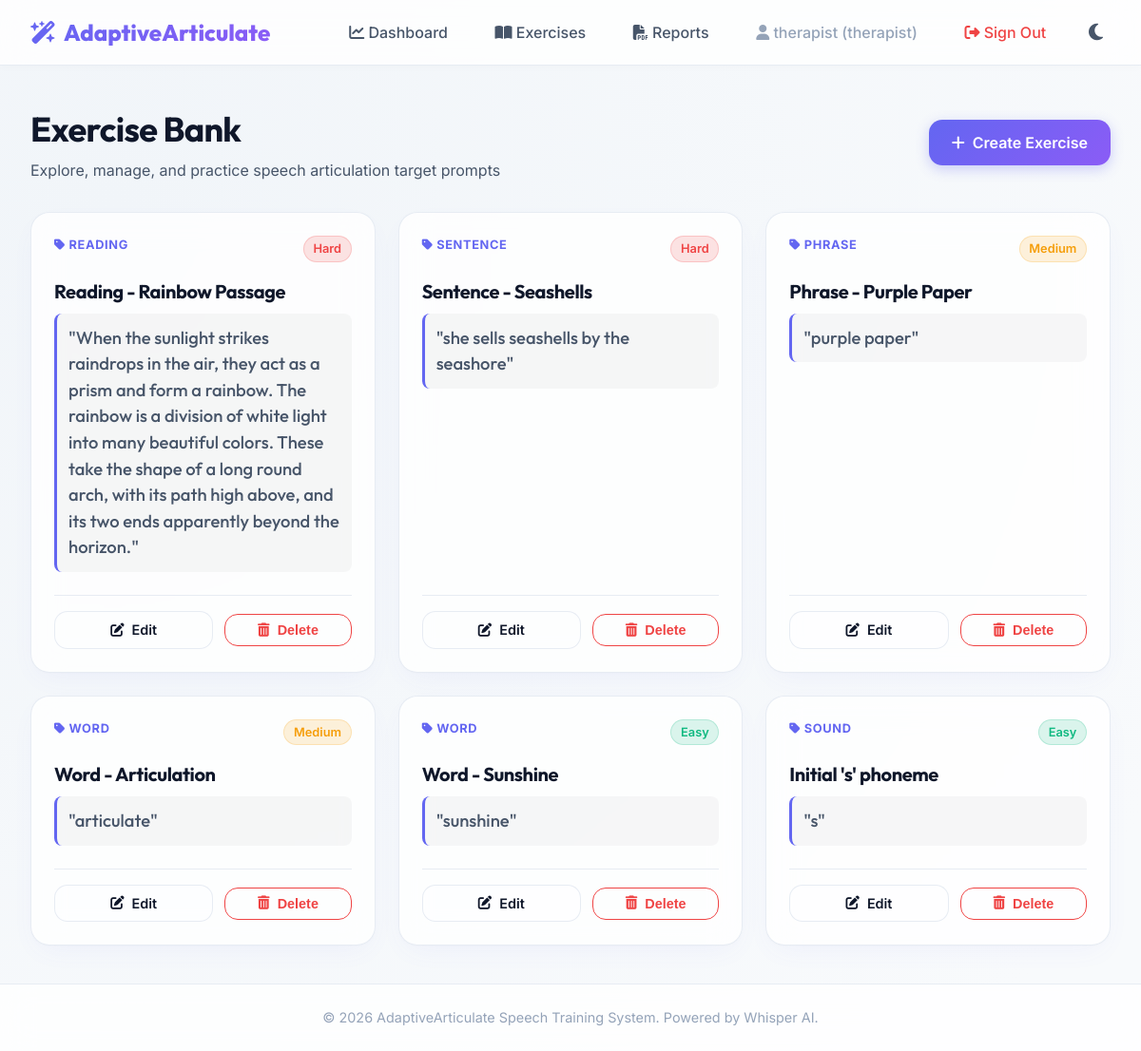
The page /exercises/ (signed in) on the database its author committed.
### app/models/user.py (models this page shows, shortened)
class User(UserMixin, db.Model):  # type: ignore[name-defined]
    __tablename__ = "users"
    id = db.Column(db.Integer, primary_key=True)
    email = db.Column(db.String(120), unique=True, nullable=False, index=True)
    password_hash = db.Column(db.String(255), nullable=False)
    role = db.Column(
        db.String(20), nullable=False, default="student"
    )  # student, therapist, supervisor, admin
    is_verified = db.Column(db.Boolean, default=False, nullable=False)
    is_active = db.Column(db.Boolean, default=True, nullable=False)
    created_at = db.Column(db.DateTime, default=datetime.utcnow, nullable=False)
    last_login = db.Column(db.DateTime, nullable=True)

### app/models/exercise.py (models this page shows, shortened)
class Exercise(db.Model):  # type: ignore[name-defined]
    __tablename__ = "exercises"
    id = db.Column(db.Integer, primary_key=True)
    title = db.Column(db.String(100), nullable=False)
    type = db.Column(
        db.String(50), nullable=False, index=True
    )  # sound, word, phrase, sentence, reading
    difficulty = db.Column(db.String(20), nullable=False)  # easy, medium, hard
    prompt_text = db.Column(db.Text, nullable=False)
    reference_audio_path = db.Column(db.String(255), nullable=True)
    created_at = db.Column(db.DateTime, default=datetime.utcnow)
    attempts = db.relationship("ExerciseAttempt", backref="exercise", cascade="all, delete-orphan")
    recommendations = db.relationship(
        "Recommendation", backref="exercise", cascade="all, delete-orphan"
    )

### app/exercises/routes.py (the view)
@exercises_bp.route("/")
@login_required
def index() -> Any:
    exercises = exercise_service.get_all_exercises()
    return render_template("exercises/list.html", exercises=exercises)

### app/services/exercise_service.py (called while the page is built)
    def get_all_exercises(self) -> List[Exercise]:
        return Exercise.query.order_by(Exercise.created_at.desc()).all()  # type: ignore[no-any-return]

### app/services/user_service.py (called while the page is built)
    def get_user_by_id(self, user_id: int) -> Optional[User]:
        return db.session.get(User, user_id)

### app/templates/exercises/list.html (shortened to what this page needs)
{% extends "base.html" %}
{% block content %}
<div style="display: flex; justify-content: space-between; align-items: center; margin-bottom: 2rem;">
    <div>
        <h1 style="font-size: 2.25rem;">Exercise Bank</h1>
        <p style="color: var(--text-secondary); margin-top: 0.25rem;">Explore, manage, and practice speech articulation target prompts</p>
    </div>
    {% if current_user.role in ['therapist', 'admin'] %}
        <a href="{{ url_for('exercises.create') }}" class="btn btn-primary">
            <i class="fa-solid fa-plus"></i> Create Exercise
        </a>
    {% endif %}
</div>
<div style="display: grid; grid-template-columns: repeat(auto-fill, minmax(340px, 1fr)); gap: 1.5rem;">
    {% if exercises %}
        {% for exercise in exercises %}
            <div class="card" style="display: flex; flex-direction: column; justify-content: space-between; min-height: 240px; padding: 1.5rem;">
                <div>
                    <div style="display: flex; justify-content: space-between; align-items: flex-start; margin-bottom: 1rem;">
                        <span style="font-size: 0.8rem; font-weight: 700; text-transform: uppercase; letter-spacing: 0.05em; color: var(--primary);">
                            <i class="fa-solid fa-tag"></i> {{ exercise.type }}
                        </span>
                        {% if exercise.difficulty == 'easy' %}
                            <span style="background: rgba(16, 185, 129, 0.15); color: var(--success); font-size: 0.8rem; font-weight: 600; padding: 0.2rem 0.6rem; border-radius: 20px; border: 1px solid rgba(16, 185, 129, 0.2);">
                                Easy
                            </span>
                        {% elif exercise.difficulty == 'medium' %}
                            <span style="background: rgba(245, 158, 11, 0.15); color: var(--warning); font-size: 0.8rem; font-weight: 600; padding: 0.2rem 0.6rem; border-radius: 20px; border: 1px solid rgba(245, 158, 11, 0.2);">
                                Medium
                            </span>
                        {% else %}
                            <span style="background: rgba(239, 68, 68, 0.15); color: var(--danger); font-size: 0.8rem; font-weight: 600; padding: 0.2rem 0.6rem; border-radius: 20px; border: 1px solid rgba(239, 68, 68, 0.2);">
                                Hard
                            </span>
                        {% endif %}
                    </div>
                    <h3 style="font-size: 1.25rem; margin-bottom: 0.5rem; color: var(--text-primary);">{{ exercise.title }}</h3>
                    <p style="font-family: 'Outfit', sans-serif; font-size: 1.15rem; font-weight: 500; color: var(--text-secondary); background: rgba(0, 0, 0, 0.03); padding: 0.75rem; border-radius: var(--radius-sm); border-left: 3px solid var(--primary); margin-bottom: 1.5rem;">
                        "{{ exercise.prompt_text }}"
                    </p>
                </div>
                <div style="display: flex; gap: 0.75rem; align-items: center; border-top: 1px solid var(--border-color); padding-top: 1rem; margin-top: auto;">
                    {% if current_user.role == 'student' %}
                        <a href="#" class="btn btn-primary btn-block" style="padding: 0.5rem 1rem; font-size: 0.9rem;">
                            <i class="fa-solid fa-microphone"></i> Start Practice
                        </a>
                    {% elif current_user.role in ['therapist', 'admin'] %}
                        <a href="{{ url_for('exercises.edit', exercise_id=exercise.id) }}" class="btn btn-secondary" style="flex: 1; padding: 0.5rem 1rem; font-size: 0.9rem;">
                            <i class="fa-solid fa-pen-to-square"></i> Edit
                        </a>
                        <form action="{{ url_for('exercises.delete', exercise_id=exercise.id) }}" method="POST" style="flex: 1; margin: 0;" onsubmit="return confirm('Are you sure you want to delete this exercise?');">
                            <button type="submit" class="btn btn-danger btn-block" style="padding: 0.5rem 1rem; font-size: 0.9rem; background: transparent; border: 1px solid var(--danger); color: var(--danger);">
                                <i class="fa-solid fa-trash-can"></i> Delete
                            </button>
                        </form>
                    {% endif %}
                </div>
            </div>
        {% endfor %}
    {% endif %}
</div>
{% endblock %}

### app/templates/base.html (shortened to what this page needs)
<!DOCTYPE html>
<html lang="en">
<head>
    <link rel="stylesheet" href="{{ url_for('static', filename='css/style.css') }}">
    <link rel="stylesheet" href="https://cdn.jsdelivr.net/npm/@fortawesome/fontawesome-free@6.5.2/css/all.min.css">
</head>
<body>
    <nav class="navbar" id="navbar">
        <a href="{{ url_for('users.dashboard_gate') }}" class="nav-brand">
            <i class="fa-solid fa-wand-magic-sparkles"></i> AdaptiveArticulate
        </a>
        <ul class="nav-links">
            {% if current_user.is_authenticated %}
                <li>
                    <a href="{{ url_for('users.dashboard_gate') }}" class="nav-link">
                        <i class="fa-solid fa-chart-line"></i> Dashboard
                    </a>
                </li>
                {% if current_user.role == 'student' %}
                    <li>
                        <a href="{{ url_for('exercises.index') }}" class="nav-link">
                            <i class="fa-solid fa-microphone"></i> Practice
                        </a>
                    </li>
                {% elif current_user.role in ['therapist', 'admin'] %}
                    <li>
                        <a href="{{ url_for('exercises.index') }}" class="nav-link">
                            <i class="fa-solid fa-book-open"></i> Exercises
                        </a>
                    </li>
                {% endif %}
                <li>
                    <a href="{{ url_for('reports.download') }}" class="nav-link">
                        <i class="fa-solid fa-file-pdf"></i> Reports
                    </a>
                </li>
                <li>
                    <span class="nav-link" style="color: var(--text-muted);">
                        <i class="fa-solid fa-user"></i> {{ current_user.email.split('@')[0] }} ({{ current_user.role }})
                    </span>
                </li>
                <li>
                    <a href="{{ url_for('auth.logout') }}" class="nav-link" style="color: var(--danger);">
                        <i class="fa-solid fa-right-from-bracket"></i> Sign Out
                    </a>
                </li>
            {% endif %}
            <li>
                <button class="theme-toggle-btn" id="theme-toggle" aria-label="Toggle dark mode">
                    <i class="fa-solid fa-moon" id="theme-icon"></i>
                </button>
            </li>
        </ul>
    </nav>
    <main class="main-content">
        {% block content %}{% endblock %}
    </main>
    <footer class="footer">
        <p>&copy; 2026 AdaptiveArticulate Speech Training System. Powered by Whisper AI.</p>
    </footer>
</body>
</html>

### app/static/css/style.css (style rules this page uses)
:root { --bg-primary: #f8fafc; --bg-secondary: #f1f5f9; --bg-card: rgba(255, 255, 255, 0.8); --border-color: rgba(226, 232, 240, 0.8); --text-primary: #0f172a; --text-secondary: #475569; --text-muted: #94a3b8; --primary: #6366f1; --primary-hover: #4f46e5; --secondary: #8b5cf6; --secondary-hover: #7c3aed; --success: #10b981; --warning: #f59e0b; --danger: #ef4444; --info: #06b6d4; --card-shadow: 0 10px 30px -10px rgba(99, 102, 241, 0.08), 0 1px 3px rgba(0, 0, 0, 0.02); --btn-shadow: 0 4px 14px 0 rgba(99, 102, 241, 0.3); --radius-sm: 8px; --radius-md: 14px; --radius-lg: 20px; --backdrop-blur: 16px; --transition-speed: 0.3s; }
* { box-sizing: border-box; margin: 0; padding: 0; }
body { font-family: 'Inter', -apple-system, BlinkMacSystemFont, "Segoe UI", Roboto, sans-serif; background: radial-gradient(circle at 10% 20%, var(--bg-secondary) 0%, var(--bg-primary) 90%); color: var(--text-primary); min-height: 100vh; display: flex; flex-direction: column; overflow-x: hidden; transition: background var(--transition-speed) ease, color var(--transition-speed) ease; line-height: 1.5; }
h1, h2, h3, h4, h5, h6 { font-family: 'Outfit', sans-serif; font-weight: 700; color: var(--text-primary); letter-spacing: -0.02em; }
a { color: var(--primary); text-decoration: none; transition: color var(--transition-speed) ease; }
.navbar { background: var(--bg-card); backdrop-filter: blur(var(--backdrop-blur)); -webkit-backdrop-filter: blur(var(--backdrop-blur)); border-bottom: 1px solid var(--border-color); padding: 1rem 2rem; position: sticky; top: 0; z-index: 100; display: flex; justify-content: space-between; align-items: center; box-shadow: 0 2px 10px rgba(0, 0, 0, 0.02); }
.nav-brand { font-family: 'Outfit', sans-serif; font-size: 1.5rem; font-weight: 800; background: linear-gradient(135deg, var(--primary) 0%, var(--secondary) 100%); -webkit-background-clip: text; -webkit-text-fill-color: transparent; display: flex; align-items: center; gap: 0.5rem; }
.nav-links { display: flex; gap: 1.5rem; align-items: center; list-style: none; }
.nav-link { font-weight: 500; color: var(--text-secondary); padding: 0.5rem 0.8rem; border-radius: var(--radius-sm); transition: all var(--transition-speed) ease; }
.main-content { flex: 1; width: 100%; max-width: 1280px; margin: 0 auto; padding: 2.5rem 2rem; }
.footer { background: var(--bg-card); backdrop-filter: blur(var(--backdrop-blur)); -webkit-backdrop-filter: blur(var(--backdrop-blur)); border-top: 1px solid var(--border-color); padding: 1.5rem 2rem; text-align: center; color: var(--text-muted); font-size: 0.9rem; margin-top: auto; }
.card { background: var(--bg-card); backdrop-filter: blur(var(--backdrop-blur)); -webkit-backdrop-filter: blur(var(--backdrop-blur)); border: 1px solid var(--border-color); border-radius: var(--radius-lg); padding: 2rem; box-shadow: var(--card-shadow); transition: transform var(--transition-speed) cubic-bezier(0.16, 1, 0.3, 1), box-shadow var(--transition-speed) ease; animation: fadeInUp 0.6s cubic-bezier(0.16, 1, 0.3, 1) forwards; }
.btn { display: inline-flex; align-items: center; justify-content: center; gap: 0.5rem; padding: 0.75rem 1.5rem; border-radius: var(--radius-md); font-weight: 600; font-size: 1rem; cursor: pointer; transition: all var(--transition-speed) cubic-bezier(0.16, 1, 0.3, 1); border: none; text-align: center; }
.btn-primary { background: linear-gradient(135deg, var(--primary) 0%, var(--secondary) 100%); color: white; box-shadow: var(--btn-shadow); }
.btn-secondary { background: rgba(255, 255, 255, 0.08); color: var(--text-primary); border: 1px solid var(--border-color); }
.btn-danger { background: var(--danger); color: white; }
.btn-block { width: 100%; }
.theme-toggle-btn { background: transparent; border: none; color: var(--text-secondary); font-size: 1.25rem; cursor: pointer; padding: 0.5rem; border-radius: 50%; display: flex; align-items: center; justify-content: center; transition: background var(--transition-speed) ease, color var(--transition-speed) ease; }

### rows shown on the page
User: email "therapist", role "therapist"
Exercise: type "READING", difficulty "Hard", title "Reading - Rainbow Passage", prompt_text "When the sunlight strikes raindrops in the air, they act as a prism and form a rainbow. The rainbow is a division of white light into many beautiful colors. These take the shape of a long round arch, with its path high above, and its two ends apparently beyond the horizon."
Exercise: type "SENTENCE", difficulty "Hard", title "Sentence - Seashells", prompt_text "she sells seashells by the seashore"
Exercise: type "PHRASE", difficulty "Medium", title "Phrase - Purple Paper", prompt_text "purple paper"
Exercise: type "WORD", difficulty "Medium", title "Word - Articulation", prompt_text "articulate"
Exercise: type "WORD", difficulty "Easy", title "Word - Sunshine", prompt_text "sunshine"
Exercise: type "SOUND", difficulty "Easy", title "Initial 's' phoneme", prompt_text "s"
